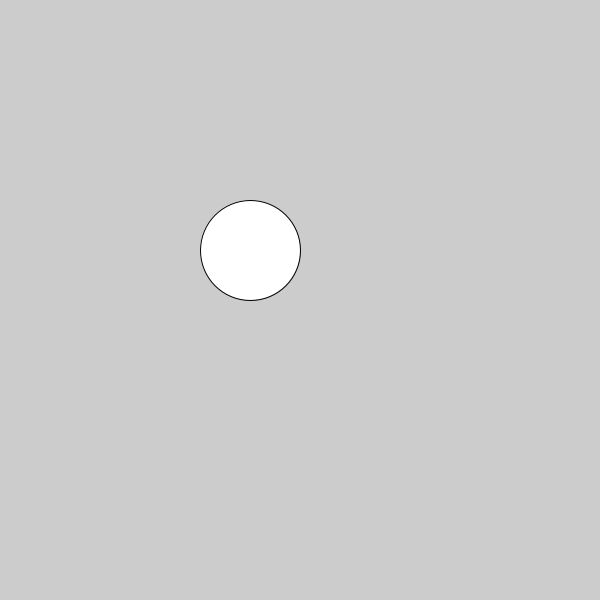
Frame 1 (no input)
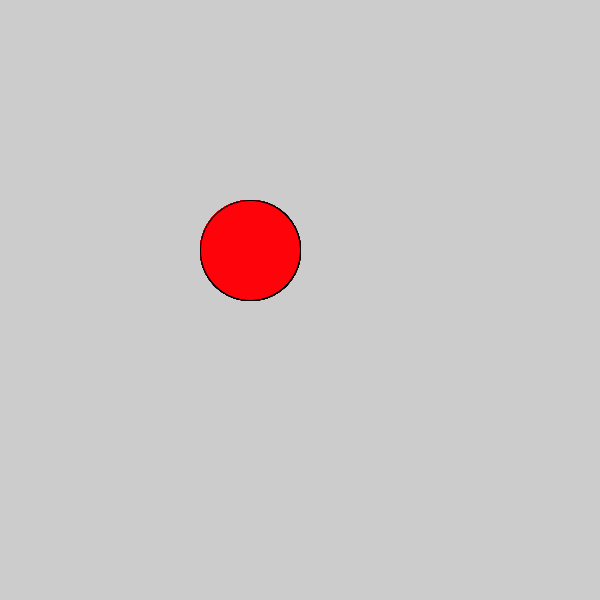
Frame 60 (the mouse pressed at the canvas centre just before this capture)
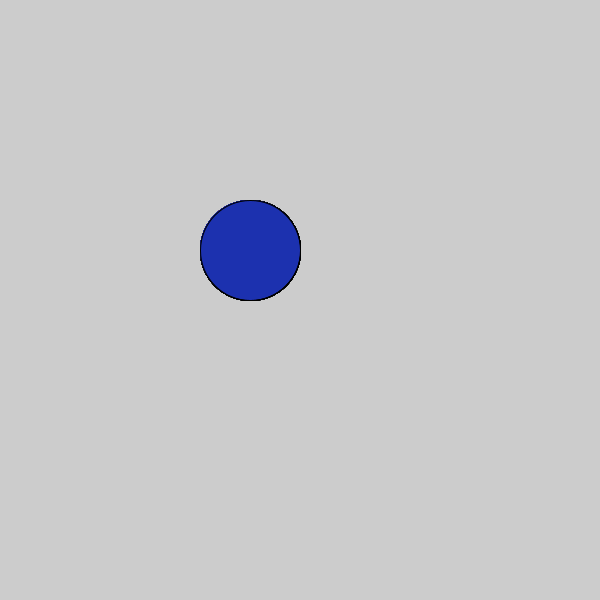
Frame 120 (the mouse held since frame 60 and released just before this capture)

The Processing sketch that drew these frames (run headless with seeded random() and noise(); from frame 60 on, the mouse is pressed at the canvas centre):

// Processing sketch: c_LogicalDot
// ── c_LogicalDot.pde

void setup() {
  
// 1. Set the size of the sketch. Make it 600 pixels square. 
  size(600,600);

}

void draw() {
  
// 2. Draw an ellipse
// Run the program to make sure it works before moving on.
ellipse(250,250, 100,100);

// 3. Change the color of the ellipse when the mouse is pressed.
//    Use the following code, but put your colors where indicated
//    Remember to use the   fill()  command to set colors.

if (mousePressed) {
  fill(#1C31AF);
 
   //  put one color here 
   
  
} else {
  fill(#FF030B);
  
   // put a different color here
  
}  
  
  
  
}
